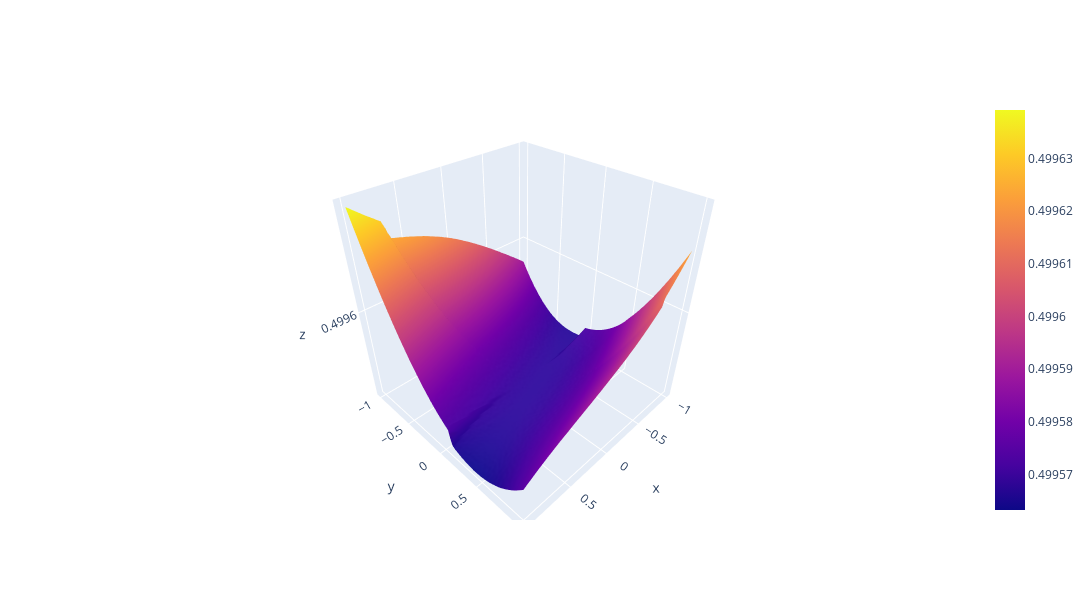

Write notebook code for a chart like this one.
### Code cell
fig = go.Figure(go.Surface(x=x_param, y=y_param, z=torch.tensor(losses_3d).reshape(100, 100)))
fig.update_layout(width=1_200, height=600)
fig.show()
